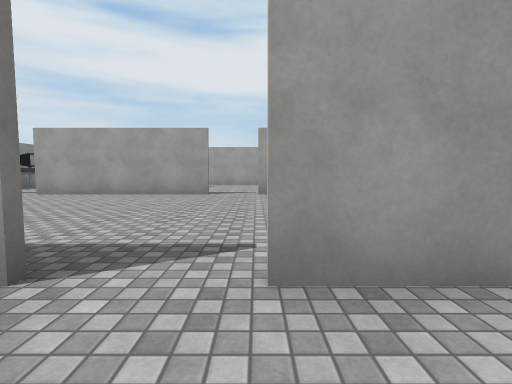
[1] (above)

24 first-person views from a walk through a 3-D level made in the Unity game engine. The camera is 1.2 m above the floor, tilts 4° down and sees 85° across. The floor is counted in squares, 2 m on a side. Each view is taken from the middle of a square. On the plan, view 1 faces up. The plan holds only what a view shows up to about 9 squares ahead; the rest is blank. The place goes on beyond the plan. The player character is not drawn. Some surface patterns are stand-ins.

[2]
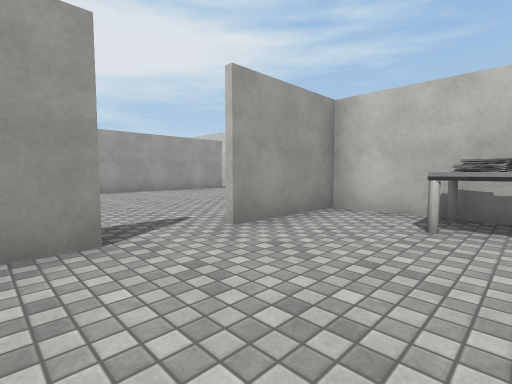

[3]
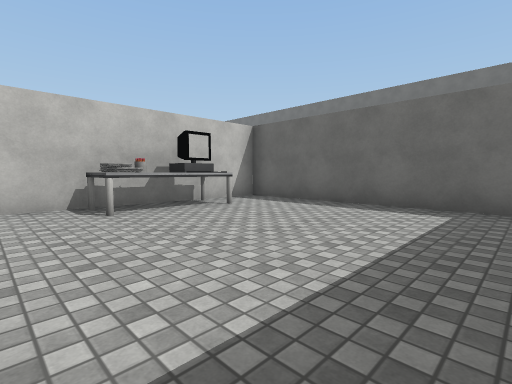

[4]
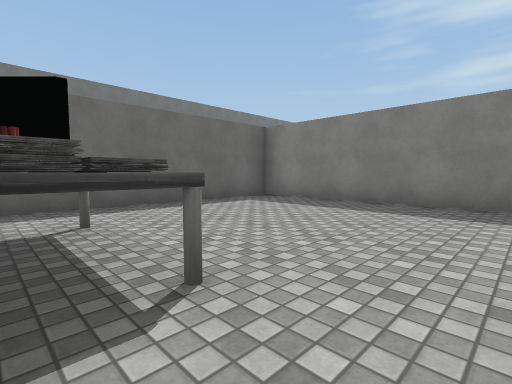

[5]
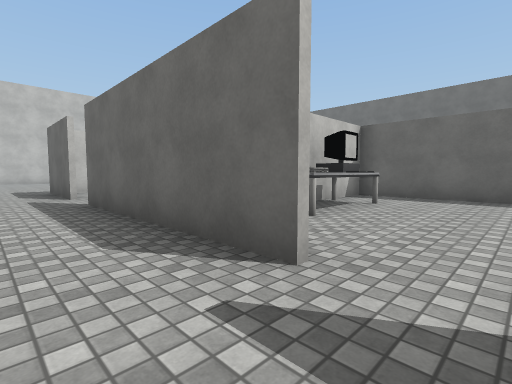

[6]
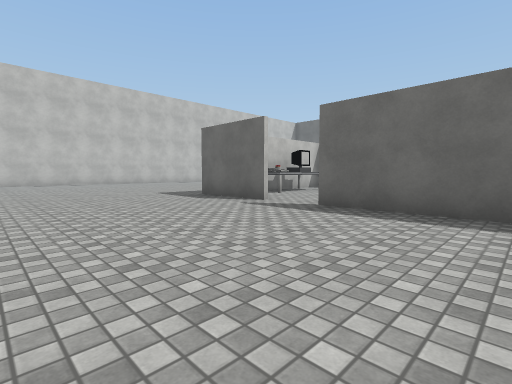

[7]
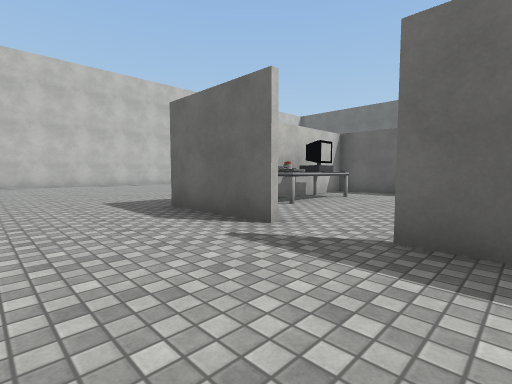

[8]
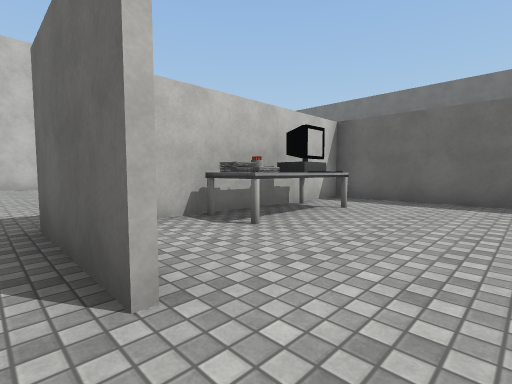

[9]
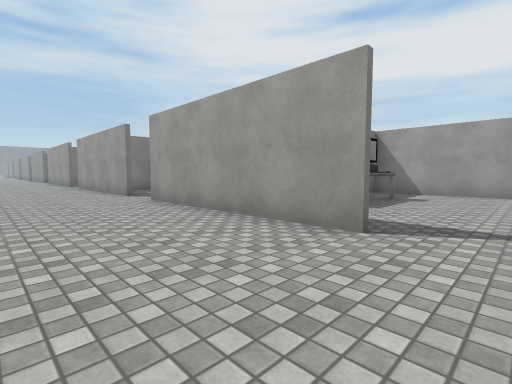

[10]
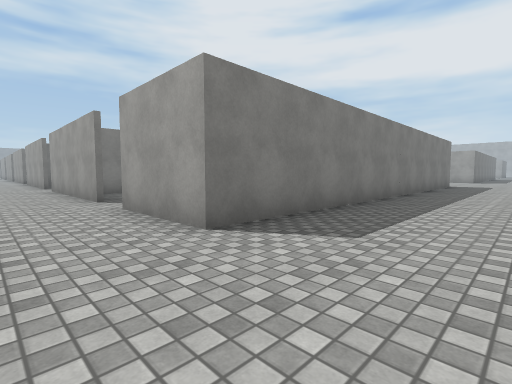

[11]
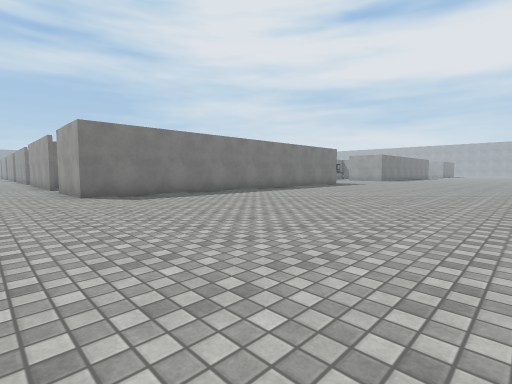

[12]
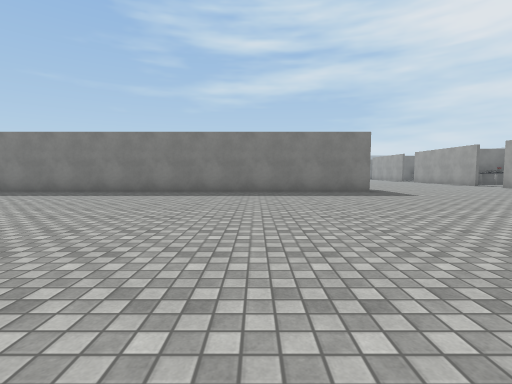

[13]
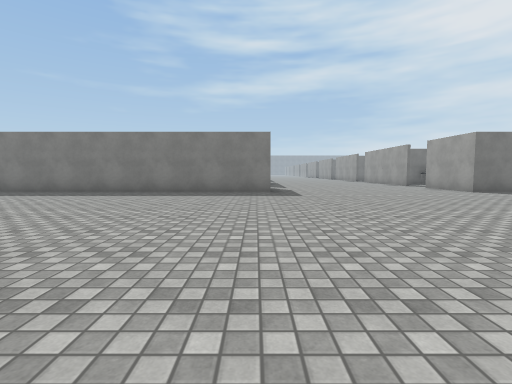

[14]
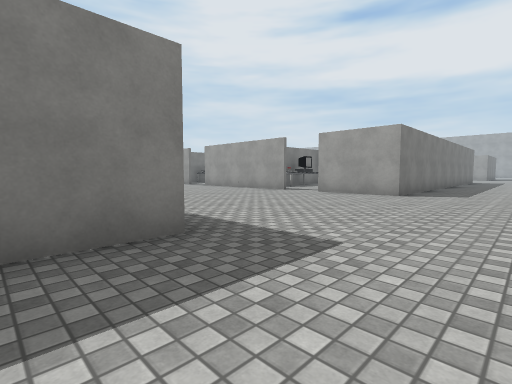

[15]
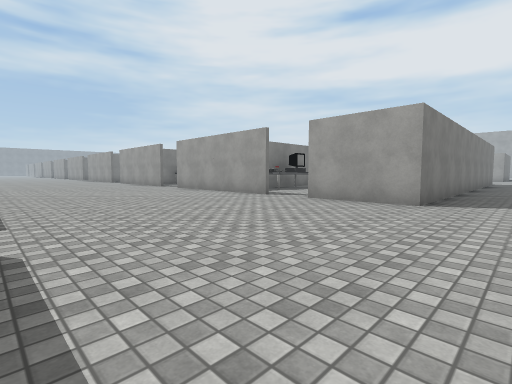

[16]
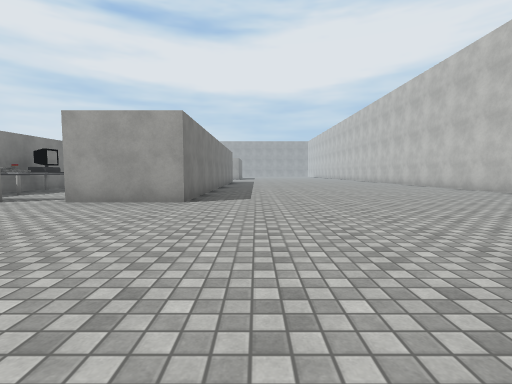

[17]
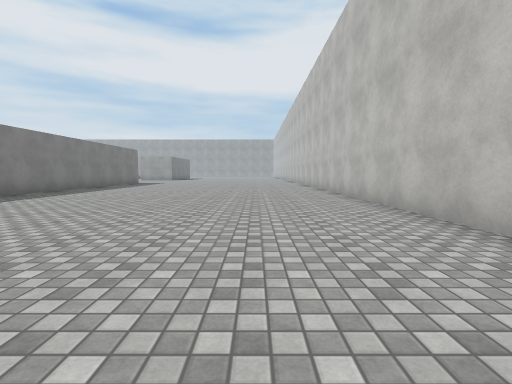

[18]
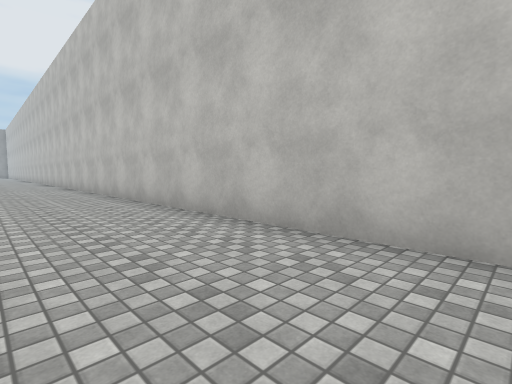

[19]
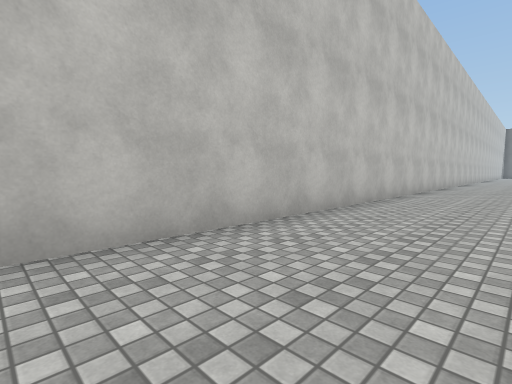

[20]
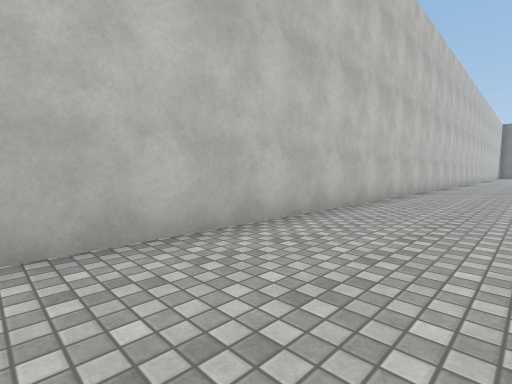

[21]
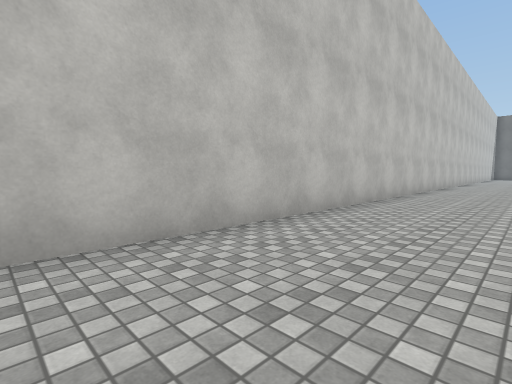

[22]
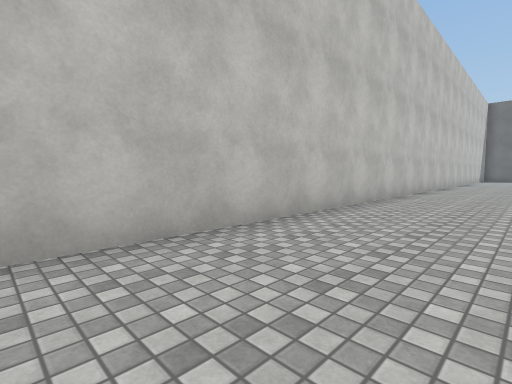

[23]
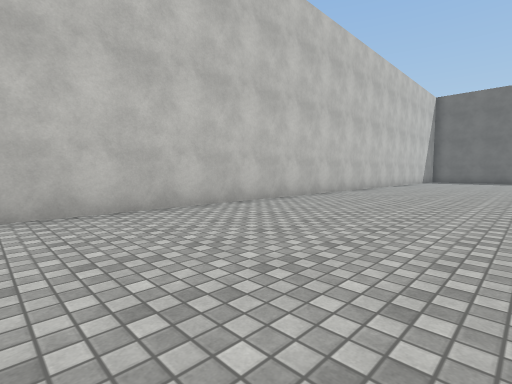

[24]
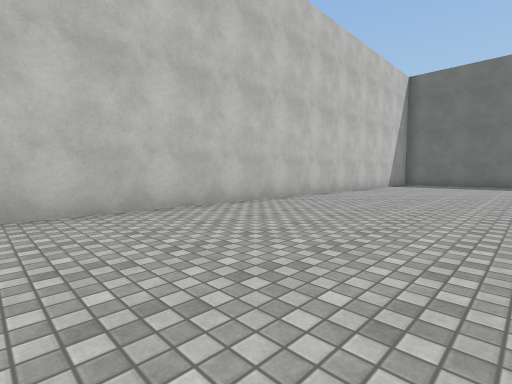

### Floor plan
Points are (right, up) in squares from view 1. A wall is a line through its corners. A room is listed if a view was taken in it or the views show most of it. See-through windows are left out.
Room 1 (views 1, 2, 3, 4)
walls: (-1.2, 1.4) (-2, 1.4); (-3.6, -2.4) (-3.6, -4.2) (2.3, -4.2) (2.3, -2.6); (-3.6, 0.9) (-3.6, -0.5); (2.3, -0.4) (2.3, 1.4) (0, 1.4)
ways out: opening at (-0.5, 2) to room 2
objects: other object (2, -2) to (2, -1)
Room 2 (views 5, 6, 7, 8, 9, 10, 11, 12, 13, 14, 15, 16, 17, 18, 19, 20, 21, 22, 23, 24)
walls: (4.9, 7.7) (0, 7.7); (6.1, 1.6) (8.6, 1.6); (0, 1.6) (4.9, 1.6); (-1.2, 7.7) (-6.1, 7.7); (8.6, 19.5) (8.6, 7.7) (6.1, 7.7); (17.4, -8.5) (17.4, 31.4); (4.9, 25.6) (2.8, 25.6); (8.6, 31.4) (8.6, 25.6) (6.1, 25.6)
ways out: opening at (-0.5, 2) to room 1; opening at (-0.5, 8); opening at (5.5, 2); opening at (5.5, 8); opening at (5.5, 26); gap at (-6, 8)

Positions as (right, up) in squares from view 1, and headings:
1: (0, 0), facing up
2: (-2, -1), facing up-right
3: (-3, 1), facing down-right
4: (2, 1), facing down-left
5: (-1, 3), facing down-right
6: (2, 6), facing down-right
7: (4, 4), facing down-right
8: (5, 2), facing down-right
9: (6, 5), facing up-left
10: (11, 6), facing up-left
11: (16, 6), facing up-left
12: (17, 16), facing left
13: (17, 19), facing left
14: (11, 18), facing up-left
15: (10, 20), facing up-left
16: (10, 20), facing up
17: (15, 22), facing up
18: (15, 21), facing up-right
19: (15, 24), facing down-right
20: (15, 20), facing down-right
21: (15, 15), facing down-right
22: (15, 9), facing down-right
23: (13, 5), facing down-right
24: (13, 0), facing down-right
